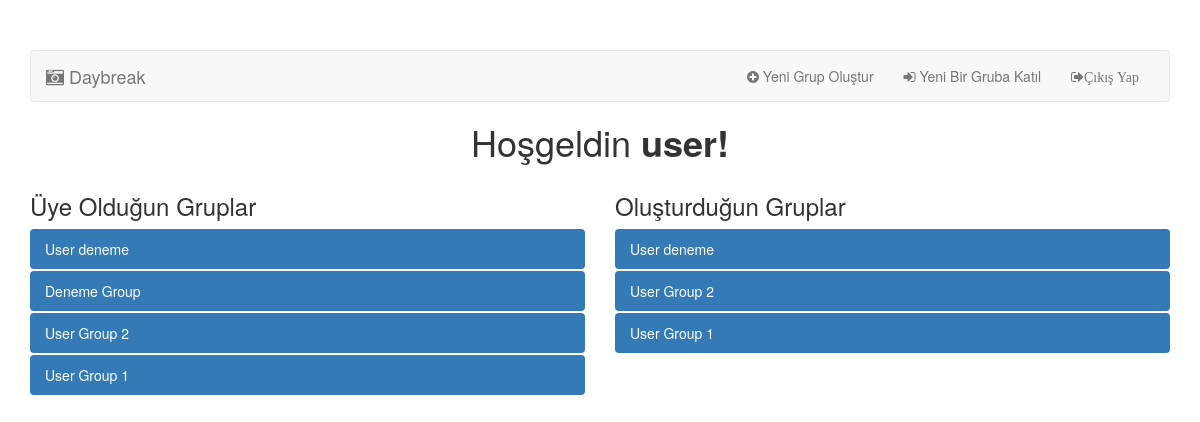
Screenshot of /index.php (signed in) with the database file from the repository.
### tables this page shows
CREATE TABLE `user_groups` (
  `id` int(11) NOT NULL,
  `users_id` int(11) UNSIGNED NOT NULL,
  `groups_id` int(11) UNSIGNED NOT NULL
);

CREATE TABLE `groups` (
  `id` int(11) UNSIGNED NOT NULL,
  `users_id` int(11) UNSIGNED NOT NULL,
  `name` text NOT NULL
);

### index.php (called while the page is built, shortened)
<? require_once "include/init.php";
$sql_createdgroups = $conn->query("SELECT user_groups.id,groups.name FROM groups INNER JOIN user_groups ON user_groups.groups_id=groups.id WHERE groups.users_id = ".$_SESSION['user_id']." AND user_groups.users_id =".$_SESSION['user_id']." ORDER BY id DESC");
$sql_createdgroups_result = $sql_createdgroups->fetchAll();
$sql_groupmember = $conn->query('SELECT user_groups.id,name FROM `user_groups` INNER JOIN groups ON groups.id=user_groups.groups_id WHERE user_groups.users_id= '.$_SESSION['user_id'].' ORDER BY user_groups.id DESC');
$sql_groupmember_result = $sql_groupmember->fetchAll();
include "views/groupspage.php"
?>

### views/groupspage.php (the view, shortened to what this page needs)
<? include "header.php";?>
<div class="container" style="margin-top: 50px;">
	<nav class="navbar navbar-default">
		<div class="container-fluid">
			<div class="navbar-header">
				<a class="navbar-brand" href="index.php"><i class="fa fa-camera-retro" aria-hidden="true"></i>
					Daybreak
				</a>
			</div>
			<div class="collapse navbar-collapse" id="bs-example-navbar-collapse-1">
				<ul class="nav navbar-nav navbar-right">
					<li>
						<a href="#" onclick="showNewGroup()"><i class="fa fa-plus-circle" aria-hidden="true"></i>
							Yeni Grup Oluştur
						</a>
					</li>
					<li>
						<a href="#" onclick="showJoinNewGroup()"><i class="fa fa-sign-in" aria-hidden="true"></i>
							Yeni Bir Gruba Katıl
						</a>
					</li>
					<li>
						<a href="exit.php"><i class="fa fa-sign-out" aria-hidden="true">Çıkış Yap</i></a>
					</li>
				</ul>
			</div>
		</div>
	</nav>
	<h1 style="text-align: center;">
		Hoşgeldin <strong><?=$_SESSION['sessionUserName']?>!</strong>
	</h1>
	<div class="row">
		<div class="col-md-6">
			<h3>Üye Olduğun Gruplar</h3>
			<ul class="nav nav-pills nav-stacked">
				<? foreach ($sql_groupmember_result as $groupMember):?>
				<li role="presentation" class="active"><a href="medias.php?id=<?=$groupMember['id']?>"> <?=$groupMember['name'];?></a></li>
				<?endforeach;?>
			</ul>
		</div>
		<div class="col-md-6">
			<h3>Oluşturduğun Gruplar</h3>
			<ul class="nav nav-pills nav-stacked">
				<? foreach ($sql_createdgroups_result as $createdGroups):?>
				<li role="presentation" class="active"><a href="medias.php?id=<?=$createdGroups['id']?>"> <?=$createdGroups['name'];?></a></li>
				<?endforeach;?>
			</ul>
		</div>
	</div>
</div>
<? include "footer.php"; ?>

### rows the page displays
user_groups: groups.name "User deneme"
user_groups: groups.name "Deneme Group"
user_groups: groups.name "User Group 2"
user_groups: groups.name "User Group 1"

### other values shown
$_SESSION['sessionUserName'] "user"
